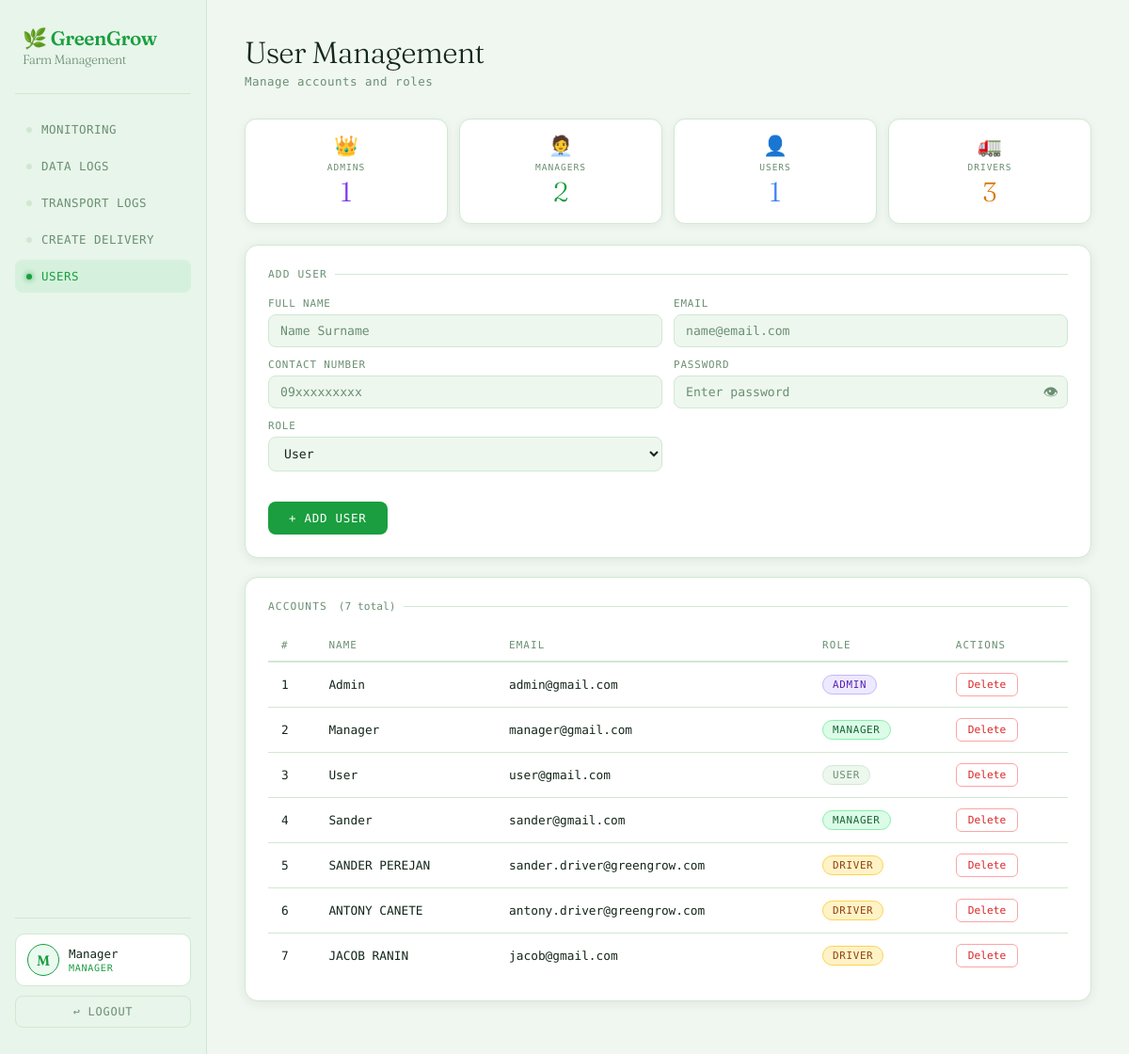
The page /manager/usermanager.php (signed in) on the database its author committed.
### tables this page shows
CREATE TABLE `users` (
  `id` int(11) NOT NULL,
  `name` varchar(100) DEFAULT NULL,
  `email` varchar(100) DEFAULT NULL,
  `password` varchar(100) DEFAULT NULL,
  `role` enum('Admin','Manager','User','Driver') DEFAULT 'User'
);

### manager/usermanager.php (the view, shortened to what this page needs)
<?php
include "../db.php";
$result = $conn->query("SELECT id, name, email, role FROM users ORDER BY id ASC");
$users  = [];
while ($row = $result->fetch_assoc()) $users[] = $row;
$counts = ['Admin'=>0,'Manager'=>0,'User'=>0,'Driver'=>0];
foreach ($users as $u) {
    if (isset($counts[$u['role']])) $counts[$u['role']]++;
}
?>
<!DOCTYPE html>
<html lang="en">
<head>
    <link rel="stylesheet" href="../assets/manager.css">
</head>
<body>
<div class="sidebar">
    <div class="logo">🌿 GreenGrow<span>Farm Management</span></div>
    <a href="manager.php"          class="nav-btn">Monitoring</a>
    <a href="datalogsmanager.php"  class="nav-btn">Data Logs</a>
    <a href="transportmanager.php" class="nav-btn">Transport Logs</a>
    <a href="create_delivery.php"  class="nav-btn">Create Delivery</a>
    <a href="accounts_manager.php" class="nav-btn active">Users</a>
    <div class="sidebar-foot">
        <div class="user-card">
            <div class="user-avatar"><?= strtoupper($_SESSION['name'][0]) ?></div>
            <div class="user-meta">
                <div class="user-name"><?= htmlspecialchars($_SESSION['name']) ?></div>
                <div class="user-role role-manager"><?= htmlspecialchars($_SESSION['role']) ?></div>
            </div>
        </div>
        <form method="POST" action="../logout.php" style="margin:0">
            <button type="submit" class="logout-btn">↩ Logout</button>
        </form>
    </div>
</div>
<div class="main">
    <div class="page-header">
        <h1>User Management</h1>
        <p>Manage accounts and roles</p>
    </div>
    <div class="stat-grid">
        <div class="stat-card">
            <div class="stat-icon">👑</div>
            <div class="stat-label">Admins</div>
            <div class="stat-value purple"><?= $counts['Admin'] ?></div>
        </div>
        <div class="stat-card">
            <div class="stat-icon">🧑‍💼</div>
            <div class="stat-label">Managers</div>
            <div class="stat-value green"><?= $counts['Manager'] ?></div>
        </div>
        <div class="stat-card">
            <div class="stat-icon">👤</div>
            <div class="stat-label">Users</div>
            <div class="stat-value blue"><?= $counts['User'] ?></div>
        </div>
        <div class="stat-card">
            <div class="stat-icon">🚛</div>
            <div class="stat-label">Drivers</div>
            <div class="stat-value amber"><?= $counts['Driver'] ?></div>
        </div>
    </div>
    <div class="panel">
        <div class="panel-title">Add User</div>
        <form method="POST">
            <div class="form-grid">
                <div class="form-field">
                    <label>Full Name</label>
                    <input type="text" name="name" id="nameInput"
                           placeholder="Name Surname"
                           value="<?= htmlspecialchars($_POST['name'] ?? '') ?>">
                </div>
                <div class="form-field">
                    <label>Email</label>
                    <input type="email" name="email" placeholder="name@email.com"
                           value="<?= htmlspecialchars($_POST['email'] ?? '') ?>">
                </div>
                <div class="form-field">
                    <label>Contact Number</label>
                    <input type="text" name="contact" placeholder="09xxxxxxxxx"
                           value="<?= htmlspecialchars($_POST['contact'] ?? '') ?>">
                </div>
                <div class="form-field">
                    <label>Password</label>
                    <div class="pw-wrap">
                        <input type="password" name="password" id="passwordInput"
                               placeholder="Enter password">
                        <button type="button" class="eye-btn" id="eyeBtn"
                                onclick="togglePassword()" title="Show / hide password">
                            👁
                        </button>
                    </div>
                </div>
                <div class="form-field">
                    <label>Role</label>
                    <select name="role" id="roleSelect" onchange="onRoleChange(this.value)">
                        <option value="User"    <?= (($_POST['role'] ?? '') === 'User')    ? 'selected' : '' ?>>User</option>
                    </select>
                </div>
            </div>
            <button type="submit" class="btn-primary" style="margin-top:16px;">+ Add User</button>
        </form>
    </div>
    <div class="panel">
        <div class="panel-title">
            Accounts
            <span style="font-size:.7rem;color:var(--muted);text-transform:none;letter-spacing:0;margin-left:4px;">(<?= count($users) ?> total)</span>
        </div>
        <div class="table-wrap">
            <table>
                <thead>
                    <tr>
                        <th>#</th>
                        <th>Name</th>
                        <th>Email</th>
                        <th>Role</th>
                        <th>Actions</th>
                    </tr>
                </thead>
                <tbody>
                    <?php if (empty($users)): ?>
                    <tr>
                        <td colspan="5" style="text-align:center;padding:24px;color:var(--muted);font-size:.78rem;">
                            No users found.
                        </td>
                    </tr>
                    <?php else: ?>
                    <?php foreach ($users as $i => $u): ?>
                    <tr>
                        <td><?= $i + 1 ?></td>
                        <td><?= htmlspecialchars($u['name'] ?? '—') ?></td>
                        <td><?= htmlspecialchars($u['email']) ?></td>
                        <td>
                            <span class="role-badge <?= strtolower($u['role']) ?>">
                                <?= htmlspecialchars($u['role']) ?>
                            </span>
                        </td>
                        <td>
                            <form method="POST" style="display:inline"
                                  onsubmit="return confirm('Delete <?= htmlspecialchars(addslashes($u['name'])) ?>?')">
                                <button type="submit" class="btn-danger">Delete</button>
                            </form>
                        </td>
                    </tr>
                    <?php endforeach; ?>
                    <?php endif; ?>
                </tbody>
            </table>
        </div>
    </div>
</div>
</body>
</html>

### manager/usermanager.php (style rules this page uses)
.stat-grid { display:grid; grid-template-columns:repeat(4,1fr); gap:12px; margin-bottom:22px; }
.stat-card { background:var(--surface); border:1px solid var(--border); border-radius:12px; padding:16px 14px; text-align:center; box-shadow:0 2px 8px #0d271510; }
.stat-icon { font-size:1.3rem; margin-bottom:5px; }
.stat-label { font-size:.6rem; letter-spacing:.1em; text-transform:uppercase; color:var(--muted); margin-bottom:3px; }
.stat-value { font-family:'Fraunces',serif; font-size:1.8rem; font-weight:300; color:var(--text); }
.stat-value.purple { color:#7c3aed; }
.stat-value.green { color:var(--green); }
.stat-value.blue { color:#3b82f6; }
.stat-value.amber { color:var(--amber); }
.role-badge { display:inline-block; padding:3px 10px; border-radius:20px; font-size:.68rem; letter-spacing:.06em; text-transform:uppercase; font-weight:500; }
.role-badge.admin { background:#ede9fe; color:#5b21b6; border:1px solid #c4b5fd; }
.role-badge.manager { background:#dcfce7; color:#166534; border:1px solid #86efac; }
.role-badge.user { background:var(--surface2); color:var(--muted); border:1px solid var(--border); }
.role-badge.driver { background:#fef3c7; color:#92400e; border:1px solid #fcd34d; }
.btn-danger { padding:5px 12px; border-radius:6px; border:1px solid #fca5a5; background:transparent; color:var(--red); font-family:'DM Mono',monospace; font-size:.7rem; cursor:pointer; transition:all .2s; }
.pw-wrap { position:relative; }
.pw-wrap input { width:100%; padding-right:38px; box-sizing:border-box; }
.eye-btn { position:absolute; right:10px; top:50%; transform:translateY(-50%); background:none; border:none; cursor:pointer; padding:0; color:var(--muted); font-size:1rem; line-height:1; }

### rows shown on the page
users: name "Admin", email "admin@gmail.com", role "ADMIN"
users: name "Manager", email "manager@gmail.com", role "MANAGER"
users: name "User", email "user@gmail.com", role "USER"
users: name "Sander", email "sander@gmail.com", role "MANAGER"
users: name "SANDER PEREJAN", email "sander.driver@greengrow.com", role "DRIVER"
users: name "ANTONY CANETE", email "antony.driver@greengrow.com", role "DRIVER"
users: name "JACOB RANIN", email "jacob@gmail.com", role "DRIVER"

### other values the page prints
$_SESSION['name'][0] "M"
$_SESSION['name'] "Manager"
$_SESSION['role'] "MANAGER"
$counts['Admin'] "1"
$counts['Manager'] "2"
$counts['User'] "1"
$counts['Driver'] "3"
count($users) "7"
